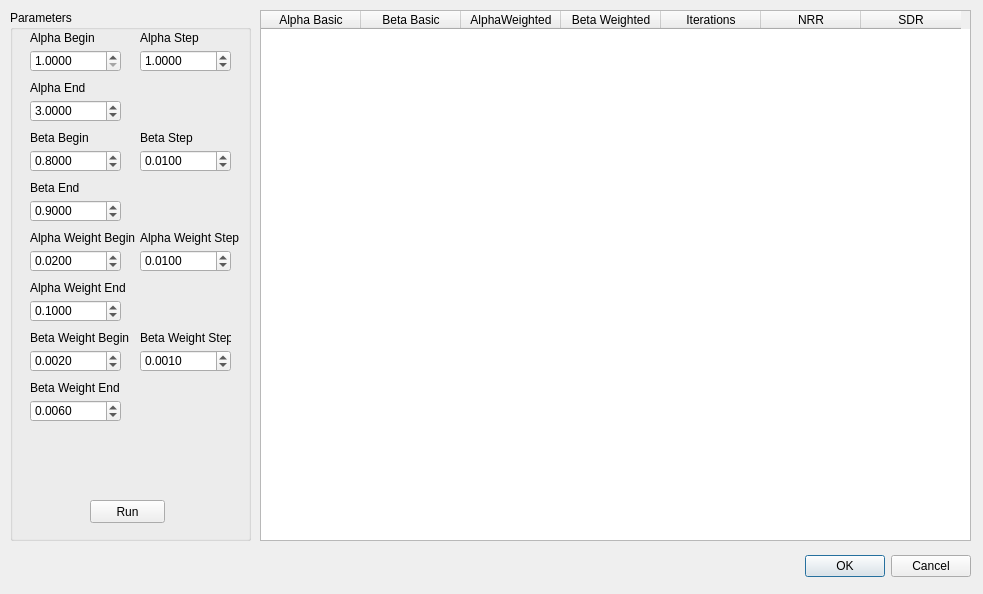
<?xml version="1.0" encoding="UTF-8"?>
<ui version="4.0">
 <class>BatchProcessing</class>
 <widget class="QDialog" name="BatchProcessing">
  <property name="windowModality">
   <enum>Qt::NonModal</enum>
  </property>
  <property name="geometry">
   <rect>
    <x>0</x>
    <y>0</y>
    <width>983</width>
    <height>594</height>
   </rect>
  </property>
  <property name="sizePolicy">
   <sizepolicy hsizetype="Fixed" vsizetype="Fixed">
    <horstretch>0</horstretch>
    <verstretch>0</verstretch>
   </sizepolicy>
  </property>
  <property name="windowTitle">
   <string>BatchProcessing</string>
  </property>
  <widget class="QDialogButtonBox" name="buttonBox">
   <property name="geometry">
    <rect>
     <x>630</x>
     <y>550</y>
     <width>341</width>
     <height>32</height>
    </rect>
   </property>
   <property name="orientation">
    <enum>Qt::Horizontal</enum>
   </property>
   <property name="standardButtons">
    <set>QDialogButtonBox::Cancel|QDialogButtonBox::Ok</set>
   </property>
  </widget>
  <widget class="QTableWidget" name="tableWidget">
   <property name="geometry">
    <rect>
     <x>260</x>
     <y>10</y>
     <width>711</width>
     <height>531</height>
    </rect>
   </property>
   <column>
    <property name="text">
     <string>Alpha Basic</string>
    </property>
   </column>
   <column>
    <property name="text">
     <string>Beta Basic</string>
    </property>
   </column>
   <column>
    <property name="text">
     <string>AlphaWeighted</string>
    </property>
   </column>
   <column>
    <property name="text">
     <string>Beta Weighted</string>
    </property>
   </column>
   <column>
    <property name="text">
     <string>Iterations</string>
    </property>
   </column>
   <column>
    <property name="text">
     <string>NRR</string>
    </property>
   </column>
   <column>
    <property name="text">
     <string>SDR</string>
    </property>
   </column>
  </widget>
  <widget class="QGroupBox" name="groupBox">
   <property name="geometry">
    <rect>
     <x>10</x>
     <y>10</y>
     <width>241</width>
     <height>531</height>
    </rect>
   </property>
   <property name="title">
    <string>Parameters</string>
   </property>
   <widget class="QLabel" name="label">
    <property name="geometry">
     <rect>
      <x>20</x>
      <y>20</y>
      <width>71</width>
      <height>16</height>
     </rect>
    </property>
    <property name="text">
     <string>Alpha Begin</string>
    </property>
   </widget>
   <widget class="QLabel" name="label_2">
    <property name="geometry">
     <rect>
      <x>20</x>
      <y>70</y>
      <width>71</width>
      <height>16</height>
     </rect>
    </property>
    <property name="text">
     <string>Alpha End</string>
    </property>
   </widget>
   <widget class="QLabel" name="label_3">
    <property name="geometry">
     <rect>
      <x>20</x>
      <y>120</y>
      <width>71</width>
      <height>16</height>
     </rect>
    </property>
    <property name="text">
     <string>Beta Begin</string>
    </property>
   </widget>
   <widget class="QLabel" name="label_4">
    <property name="geometry">
     <rect>
      <x>20</x>
      <y>170</y>
      <width>71</width>
      <height>16</height>
     </rect>
    </property>
    <property name="text">
     <string>Beta End</string>
    </property>
   </widget>
   <widget class="QLabel" name="label_5">
    <property name="geometry">
     <rect>
      <x>20</x>
      <y>370</y>
      <width>161</width>
      <height>16</height>
     </rect>
    </property>
    <property name="text">
     <string>Beta Weight End</string>
    </property>
   </widget>
   <widget class="QLabel" name="label_6">
    <property name="geometry">
     <rect>
      <x>20</x>
      <y>220</y>
      <width>151</width>
      <height>16</height>
     </rect>
    </property>
    <property name="text">
     <string>Alpha Weight Begin</string>
    </property>
   </widget>
   <widget class="QLabel" name="label_7">
    <property name="geometry">
     <rect>
      <x>20</x>
      <y>320</y>
      <width>171</width>
      <height>16</height>
     </rect>
    </property>
    <property name="text">
     <string>Beta Weight Begin</string>
    </property>
   </widget>
   <widget class="QLabel" name="label_8">
    <property name="geometry">
     <rect>
      <x>20</x>
      <y>270</y>
      <width>181</width>
      <height>16</height>
     </rect>
    </property>
    <property name="text">
     <string>Alpha Weight End</string>
    </property>
   </widget>
   <widget class="QPushButton" name="Run">
    <property name="geometry">
     <rect>
      <x>80</x>
      <y>490</y>
      <width>75</width>
      <height>23</height>
     </rect>
    </property>
    <property name="text">
     <string>Run</string>
    </property>
   </widget>
   <widget class="QDoubleSpinBox" name="AlphaBegin">
    <property name="geometry">
     <rect>
      <x>20</x>
      <y>40</y>
      <width>91</width>
      <height>22</height>
     </rect>
    </property>
    <property name="decimals">
     <number>4</number>
    </property>
    <property name="minimum">
     <double>1.000000000000000</double>
    </property>
   </widget>
   <widget class="QDoubleSpinBox" name="AlphaEnd">
    <property name="geometry">
     <rect>
      <x>20</x>
      <y>90</y>
      <width>91</width>
      <height>22</height>
     </rect>
    </property>
    <property name="decimals">
     <number>4</number>
    </property>
    <property name="minimum">
     <double>1.000000000000000</double>
    </property>
    <property name="value">
     <double>3.000000000000000</double>
    </property>
   </widget>
   <widget class="QDoubleSpinBox" name="BetaBegin">
    <property name="geometry">
     <rect>
      <x>20</x>
      <y>140</y>
      <width>91</width>
      <height>22</height>
     </rect>
    </property>
    <property name="decimals">
     <number>4</number>
    </property>
    <property name="minimum">
     <double>0.000000000000000</double>
    </property>
    <property name="value">
     <double>0.800000000000000</double>
    </property>
   </widget>
   <widget class="QDoubleSpinBox" name="BetaEnd">
    <property name="geometry">
     <rect>
      <x>20</x>
      <y>190</y>
      <width>91</width>
      <height>22</height>
     </rect>
    </property>
    <property name="decimals">
     <number>4</number>
    </property>
    <property name="minimum">
     <double>0.000000000000000</double>
    </property>
    <property name="maximum">
     <double>1.000000000000000</double>
    </property>
    <property name="value">
     <double>0.900000000000000</double>
    </property>
   </widget>
   <widget class="QDoubleSpinBox" name="BetaWeightEnd">
    <property name="geometry">
     <rect>
      <x>20</x>
      <y>390</y>
      <width>91</width>
      <height>22</height>
     </rect>
    </property>
    <property name="decimals">
     <number>4</number>
    </property>
    <property name="value">
     <double>0.006000000000000</double>
    </property>
   </widget>
   <widget class="QDoubleSpinBox" name="BetaWeightBegin">
    <property name="geometry">
     <rect>
      <x>20</x>
      <y>340</y>
      <width>91</width>
      <height>22</height>
     </rect>
    </property>
    <property name="decimals">
     <number>4</number>
    </property>
    <property name="value">
     <double>0.002000000000000</double>
    </property>
   </widget>
   <widget class="QDoubleSpinBox" name="AlphaWeightEnd">
    <property name="geometry">
     <rect>
      <x>20</x>
      <y>290</y>
      <width>91</width>
      <height>22</height>
     </rect>
    </property>
    <property name="decimals">
     <number>4</number>
    </property>
    <property name="value">
     <double>0.100000000000000</double>
    </property>
   </widget>
   <widget class="QDoubleSpinBox" name="AlphaWeightBegin">
    <property name="geometry">
     <rect>
      <x>20</x>
      <y>240</y>
      <width>91</width>
      <height>22</height>
     </rect>
    </property>
    <property name="decimals">
     <number>4</number>
    </property>
    <property name="value">
     <double>0.020000000000000</double>
    </property>
   </widget>
   <widget class="QLabel" name="label_9">
    <property name="geometry">
     <rect>
      <x>130</x>
      <y>20</y>
      <width>91</width>
      <height>16</height>
     </rect>
    </property>
    <property name="text">
     <string>Alpha Step</string>
    </property>
   </widget>
   <widget class="QDoubleSpinBox" name="AlphaStep">
    <property name="geometry">
     <rect>
      <x>130</x>
      <y>40</y>
      <width>91</width>
      <height>22</height>
     </rect>
    </property>
    <property name="decimals">
     <number>4</number>
    </property>
    <property name="value">
     <double>1.000000000000000</double>
    </property>
   </widget>
   <widget class="QDoubleSpinBox" name="BetaStep">
    <property name="geometry">
     <rect>
      <x>130</x>
      <y>140</y>
      <width>91</width>
      <height>22</height>
     </rect>
    </property>
    <property name="decimals">
     <number>4</number>
    </property>
    <property name="value">
     <double>0.010000000000000</double>
    </property>
   </widget>
   <widget class="QLabel" name="label_10">
    <property name="geometry">
     <rect>
      <x>130</x>
      <y>120</y>
      <width>91</width>
      <height>16</height>
     </rect>
    </property>
    <property name="text">
     <string>Beta Step</string>
    </property>
   </widget>
   <widget class="QDoubleSpinBox" name="AlphaWeightStep">
    <property name="geometry">
     <rect>
      <x>130</x>
      <y>240</y>
      <width>91</width>
      <height>22</height>
     </rect>
    </property>
    <property name="decimals">
     <number>4</number>
    </property>
    <property name="value">
     <double>0.010000000000000</double>
    </property>
   </widget>
   <widget class="QLabel" name="label_11">
    <property name="geometry">
     <rect>
      <x>130</x>
      <y>220</y>
      <width>101</width>
      <height>16</height>
     </rect>
    </property>
    <property name="text">
     <string>Alpha Weight Step</string>
    </property>
   </widget>
   <widget class="QLabel" name="label_12">
    <property name="geometry">
     <rect>
      <x>130</x>
      <y>320</y>
      <width>91</width>
      <height>16</height>
     </rect>
    </property>
    <property name="text">
     <string>Beta Weight Step</string>
    </property>
   </widget>
   <widget class="QDoubleSpinBox" name="BetaWeightStep">
    <property name="geometry">
     <rect>
      <x>130</x>
      <y>340</y>
      <width>91</width>
      <height>22</height>
     </rect>
    </property>
    <property name="decimals">
     <number>4</number>
    </property>
    <property name="value">
     <double>0.001000000000000</double>
    </property>
   </widget>
  </widget>
 </widget>
 <resources/>
 <connections>
  <connection>
   <sender>buttonBox</sender>
   <signal>accepted()</signal>
   <receiver>BatchProcessing</receiver>
   <slot>accept()</slot>
   <hints>
    <hint type="sourcelabel">
     <x>248</x>
     <y>254</y>
    </hint>
    <hint type="destinationlabel">
     <x>157</x>
     <y>274</y>
    </hint>
   </hints>
  </connection>
  <connection>
   <sender>buttonBox</sender>
   <signal>rejected()</signal>
   <receiver>BatchProcessing</receiver>
   <slot>reject()</slot>
   <hints>
    <hint type="sourcelabel">
     <x>316</x>
     <y>260</y>
    </hint>
    <hint type="destinationlabel">
     <x>286</x>
     <y>274</y>
    </hint>
   </hints>
  </connection>
 </connections>
</ui>
